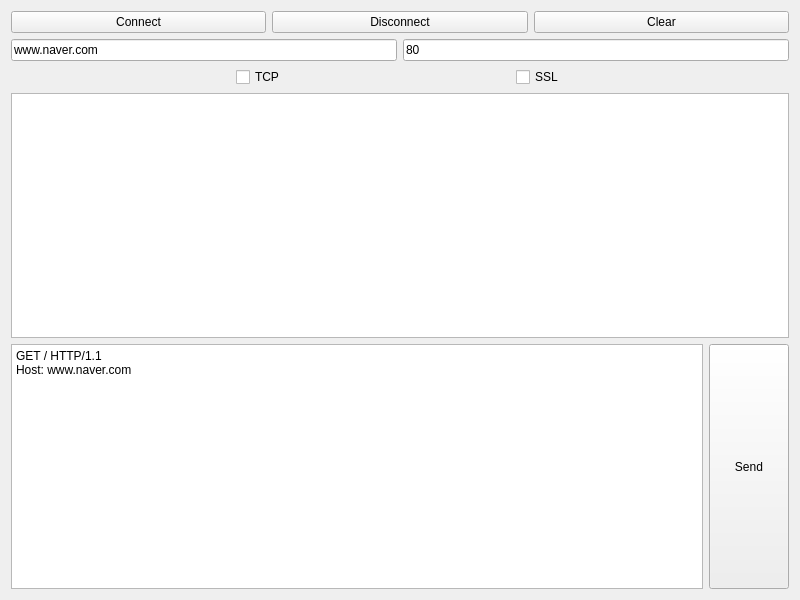
<?xml version="1.0" encoding="UTF-8"?>
<ui version="4.0">
 <class>Widget</class>
 <widget class="QWidget" name="Widget">
  <property name="geometry">
   <rect>
    <x>0</x>
    <y>0</y>
    <width>800</width>
    <height>600</height>
   </rect>
  </property>
  <property name="windowTitle">
   <string>WebClient</string>
  </property>
  <layout class="QGridLayout" name="gridLayout">
   <item row="0" column="0">
    <layout class="QHBoxLayout" name="horizontalLayout">
     <item>
      <widget class="QPushButton" name="pbConnect">
       <property name="text">
        <string>Connect</string>
       </property>
      </widget>
     </item>
     <item>
      <widget class="QPushButton" name="pbDisConnect">
       <property name="text">
        <string>Disconnect</string>
       </property>
      </widget>
     </item>
     <item>
      <widget class="QPushButton" name="pbClear">
       <property name="text">
        <string>Clear</string>
       </property>
      </widget>
     </item>
    </layout>
   </item>
   <item row="1" column="0">
    <layout class="QHBoxLayout" name="horizontalLayout_2">
     <item>
      <widget class="QLineEdit" name="leHost">
       <property name="text">
        <string>www.naver.com</string>
       </property>
      </widget>
     </item>
     <item>
      <widget class="QLineEdit" name="lePort">
       <property name="text">
        <string>80</string>
       </property>
      </widget>
     </item>
    </layout>
   </item>
   <item row="2" column="0">
    <layout class="QHBoxLayout" name="horizontalLayout_4">
     <item>
      <widget class="QCheckBox" name="cb_tcp">
       <property name="sizePolicy">
        <sizepolicy hsizetype="Maximum" vsizetype="Fixed">
         <horstretch>0</horstretch>
         <verstretch>0</verstretch>
        </sizepolicy>
       </property>
       <property name="text">
        <string>TCP</string>
       </property>
      </widget>
     </item>
     <item>
      <widget class="QCheckBox" name="cb_ssl">
       <property name="sizePolicy">
        <sizepolicy hsizetype="Maximum" vsizetype="Fixed">
         <horstretch>0</horstretch>
         <verstretch>0</verstretch>
        </sizepolicy>
       </property>
       <property name="text">
        <string>SSL</string>
       </property>
      </widget>
     </item>
    </layout>
   </item>
   <item row="3" column="0">
    <widget class="QPlainTextEdit" name="pteMessage"/>
   </item>
   <item row="4" column="0">
    <layout class="QHBoxLayout" name="horizontalLayout_3">
     <item>
      <widget class="QPlainTextEdit" name="pteSend">
       <property name="plainText">
        <string>GET / HTTP/1.1
Host: www.naver.com

</string>
       </property>
      </widget>
     </item>
     <item>
      <widget class="QPushButton" name="pbSend">
       <property name="sizePolicy">
        <sizepolicy hsizetype="Fixed" vsizetype="Expanding">
         <horstretch>0</horstretch>
         <verstretch>0</verstretch>
        </sizepolicy>
       </property>
       <property name="text">
        <string>Send</string>
       </property>
      </widget>
     </item>
    </layout>
   </item>
  </layout>
 </widget>
 <resources/>
 <connections/>
</ui>
